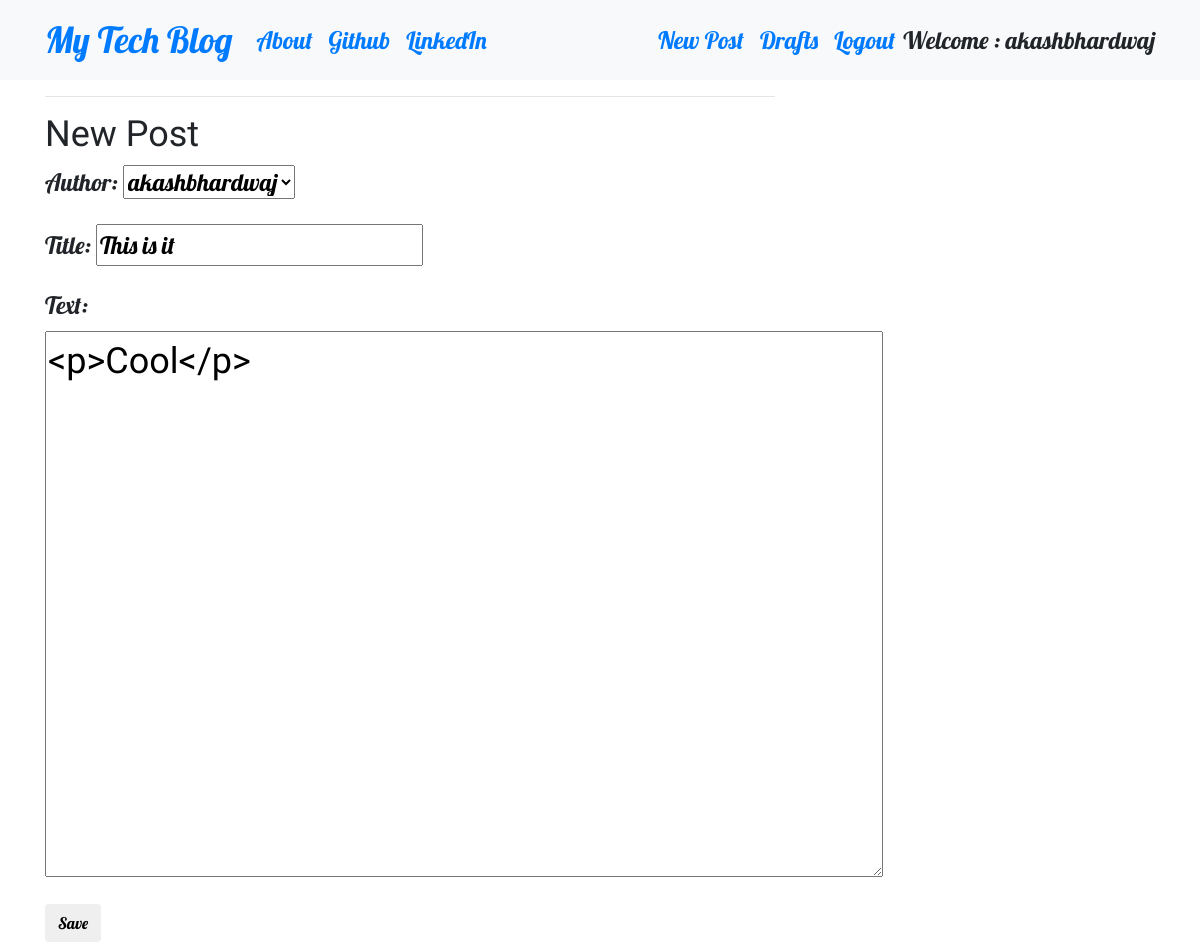
Page /post/2/edit (signed in) on the committed database.
### blog_app/models.py (models this page shows, shortened)
class Post(models.Model):
    author = models.ForeignKey('auth.User', on_delete=models.CASCADE)
    title = models.CharField(max_length = 256)
    text = models.TextField()
    created_date = models.DateTimeField(default = timezone.now)
    published_date = models.DateTimeField(blank = True, null = True)

### blog_app/views.py (the view)
# urls.py: path('post/<int:pk>/edit', views.PostUpdateView.as_view(), name = "post_edit"),
class PostUpdateView(LoginRequiredMixin, UpdateView):
    login_url = '/login/'
    redirect_field_name = 'blog_app/post_detail.html'
    form_class = PostForm
    model = Post

### blog_app/forms.py
class PostForm(forms.ModelForm):
    class Meta():
        model = Post
        fields = ('author', 'title', 'text')
        widgets = {
             'title': forms.TextInput(attrs={'class':'textinputclass'}),
             'text': forms.Textarea(attrs={'class':'editable medium-editor-textarea postcontent'})
        }

### blog_app/templates/blog_app/post_form.html (shortened to what this page needs)
{%extends 'blog_app/base.html'%}
{%block content%}
<hr>
<h1 class="postcontent">New Post</h1>
<form class="post-form" method="post">
  {{form.as_p}}
  <button type="submit" class="save btn btn-default">Save</button>
</form>
{%endblock%}

### blog_app/templates/blog_app/base.html (shortened to what this page needs)
<!DOCTYPE html>
{%load static%}
<html lang="en" dir="ltr">
  <head>
    <link rel="stylesheet" href="https://stackpath.bootstrapcdn.com/bootstrap/4.1.3/css/bootstrap.min.css"
>
    <link href="https://maxcdn.bootstrapcdn.com/font-awesome/4.7.0/css/font-awesome.min.css" rel="stylesheet">
    <link rel="stylesheet" href="//cdn.jsdelivr.net/npm/medium-editor@latest/dist/css/medium-editor.min.css" type="text/css" media="screen" charset="utf-8">
    <link rel="stylesheet" href="{%static 'css/blog.css'%}">
  </head>
  <body class="loader techfont">
    <nav class="navbar navbar-expand-lg bg-light">
      <div class="container">
        <div class="navbar-nav align-items-center">
          <a class="navbar-brand bigbrand" href="{%url 'post_list'%}">My Tech Blog</a>
          <a class="nav-item nav-link" href="{%url 'about'%}">About</a>
          <a class="nav-item nav-link" href="https://www.github.com">Github</a>
          <a class="nav-item nav-link" href="https://www.linkedin.com">LinkedIn</a>
        </div>
        <div class="navbar-nav align-items-center ml-auto">
          {%if user.is_authenticated %}
            <a class="nav-item nav-link" href="{%url 'post_new'%}">New Post</a>
            <a class="nav-item nav-link" href="{%url 'post_draft_list'%}">Drafts</a>
            <a class="nav-item nav-link" href="{%url 'logout'%}">Logout</a>
            <a >Welcome : {{ user.username }}</a>
          {%else%}
            <a class = "nav-item nav-link" href="{% url 'login' %}" aria-label="Login">
            <span class="fa fa-user" aria-hidden="true"></span></a>
          {%endif%}
        </div>
      </div>
    </nav>
    <div class="container content">
      <div class="row">
        <div class="col-md-8">
          <div class="blog_posts">
            {%block content%}
            {%endblock%}
          </div>
        </div>
      </div>
    </div>
  </body>
</html>

### blog_app/static/css/blog.css (style rules this page uses)
.techfont { font-family: 'Lobster', cursive; font-size: 1.5em; margin-bottom: 10px; }
.postcontent { font-family: 'Gupter', serif; font-size: 1.5em; }
.bigbrand { font-size: 1.5em; }
.loader { filter:hue-rotate(0deg); color: linear-gradient(45deg,#0f8,#08f); animation:hue 5000ms infinite linear; }

### rows in the picture
Post: author "akashbhardwaj", title "This is it", text "<p>Cool</p>"

### other values in the picture
{{ user.username }} "akashbhardwaj"
